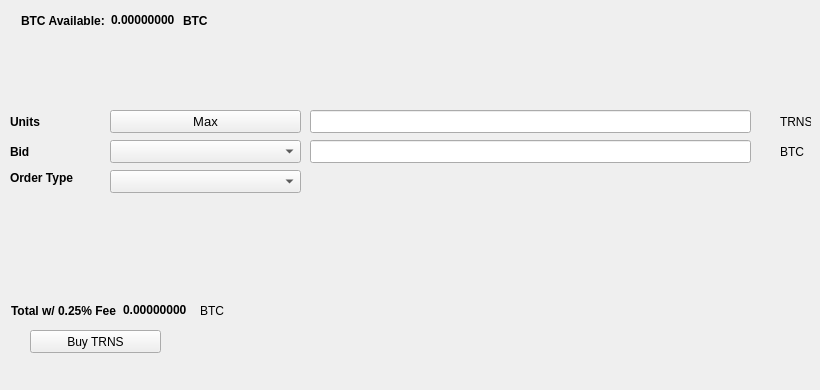
   <widget class="QWidget" name="BuyTab">
    <attribute name="title">
     <string>Buy</string>
    </attribute>
    <widget class="QPushButton" name="BuyTRNS">
     <property name="geometry">
      <rect>
       <x>30</x>
       <y>330</y>
       <width>131</width>
       <height>23</height>
      </rect>
     </property>
     <property name="text">
      <string>Buy TRNS</string>
     </property>
     <property name="icon">
      <iconset resource="../transcoin.qrc">
       <normaloff>:/icons/bitcoin</normaloff>:/icons/bitcoin</iconset>
     </property>
    </widget>
    <widget class="QLabel" name="label_3">
     <property name="geometry">
      <rect>
       <x>10</x>
       <y>110</y>
       <width>46</width>
       <height>23</height>
      </rect>
     </property>
     <property name="font">
      <font>
       <weight>75</weight>
       <bold>true</bold>
      </font>
     </property>
     <property name="text">
      <string>Units</string>
     </property>
    </widget>
    <widget class="QLineEdit" name="UnitsInput">
     <property name="geometry">
      <rect>
       <x>310</x>
       <y>110</y>
       <width>441</width>
       <height>23</height>
      </rect>
     </property>
     <property name="font">
      <font>
       <pointsize>9</pointsize>
       <weight>75</weight>
       <bold>true</bold>
      </font>
     </property>
    </widget>
    <widget class="QLineEdit" name="BuyBidPriceEdit">
     <property name="geometry">
      <rect>
       <x>310</x>
       <y>140</y>
       <width>441</width>
       <height>23</height>
      </rect>
     </property>
     <property name="font">
      <font>
       <pointsize>9</pointsize>
       <weight>75</weight>
       <bold>true</bold>
      </font>
     </property>
    </widget>
    <widget class="QLabel" name="label_4">
     <property name="geometry">
      <rect>
       <x>780</x>
       <y>110</y>
       <width>31</width>
       <height>23</height>
      </rect>
     </property>
     <property name="text">
      <string>TRNS</string>
     </property>
    </widget>
    <widget class="QLabel" name="label_5">
     <property name="geometry">
      <rect>
       <x>780</x>
       <y>140</y>
       <width>31</width>
       <height>23</height>
      </rect>
     </property>
     <property name="text">
      <string>BTC</string>
     </property>
    </widget>
    <widget class="QLabel" name="label_6">
     <property name="geometry">
      <rect>
       <x>10</x>
       <y>140</y>
       <width>46</width>
       <height>23</height>
      </rect>
     </property>
     <property name="font">
      <font>
       <weight>75</weight>
       <bold>true</bold>
      </font>
     </property>
     <property name="text">
      <string>Bid</string>
     </property>
    </widget>
    <widget class="QLabel" name="label_7">
     <property name="geometry">
      <rect>
       <x>10</x>
       <y>170</y>
       <width>91</width>
       <height>16</height>
      </rect>
     </property>
     <property name="font">
      <font>
       <weight>75</weight>
       <bold>true</bold>
      </font>
     </property>
     <property name="text">
      <string>Order Type</string>
     </property>
    </widget>
    <widget class="QPushButton" name="Buy_Max_Amount">
     <property name="geometry">
      <rect>
       <x>110</x>
       <y>110</y>
       <width>191</width>
       <height>23</height>
      </rect>
     </property>
     <property name="font">
      <font>
       <pointsize>10</pointsize>
      </font>
     </property>
     <property name="text">
      <string>Max</string>
     </property>
    </widget>
    <widget class="QComboBox" name="BuyBidcomboBox">
     <property name="geometry">
      <rect>
       <x>110</x>
       <y>140</y>
       <width>191</width>
       <height>23</height>
      </rect>
     </property>
     <property name="font">
      <font>
       <pointsize>10</pointsize>
      </font>
     </property>
    </widget>
    <widget class="QComboBox" name="buyOrdertypeCombo">
     <property name="geometry">
      <rect>
       <x>110</x>
       <y>170</y>
       <width>191</width>
       <height>23</height>
      </rect>
     </property>
     <property name="font">
      <font>
       <pointsize>10</pointsize>
      </font>
     </property>
    </widget>
    <widget class="QWidget" name="layoutWidget1">
     <property name="geometry">
      <rect>
       <x>21</x>
       <y>11</y>
       <width>227</width>
       <height>19</height>
      </rect>
     </property>
     <layout class="QHBoxLayout" name="horizontalLayout_3">
      <item>
       <widget class="QLabel" name="label232">
        <property name="font">
         <font>
          <weight>75</weight>
          <bold>true</bold>
         </font>
        </property>
        <property name="text">
         <string>BTC Available:</string>
        </property>
       </widget>
      </item>
      <item>
       <widget class="QLabel" name="BtcAvailableLbl">
        <property name="palette">
         <palette>
          <active>
           <colorrole role="WindowText">
            <brush brushstyle="SolidPattern">
             <color alpha="255">
              <red>0</red>
              <green>0</green>
              <blue>0</blue>
             </color>
            </brush>
           </colorrole>
           <colorrole role="Button">
            <brush brushstyle="SolidPattern">
             <color alpha="255">
              <red>0</red>
              <green>170</green>
              <blue>0</blue>
             </color>
            </brush>
           </colorrole>
           <colorrole role="Light">
            <brush brushstyle="SolidPattern">
             <color alpha="255">
              <red>0</red>
              <green>255</green>
              <blue>0</blue>
             </color>
            </brush>
           </colorrole>
           <colorrole role="Midlight">
            <brush brushstyle="SolidPattern">
             <color alpha="255">
              <red>0</red>
              <green>212</green>
              <blue>0</blue>
             </color>
            </brush>
           </colorrole>
           <colorrole role="Dark">
            <brush brushstyle="SolidPattern">
             <color alpha="255">
              <red>0</red>
              <green>85</green>
              <blue>0</blue>
             </color>
            </brush>
           </colorrole>
           <colorrole role="Mid">
            <brush brushstyle="SolidPattern">
             <color alpha="255">
              <red>0</red>
              <green>113</green>
              <blue>0</blue>
             </color>
            </brush>
           </colorrole>
           <colorrole role="Text">
            <brush brushstyle="SolidPattern">
             <color alpha="255">
              <red>0</red>
              <green>170</green>
              <blue>0</blue>
             </color>
            </brush>
           </colorrole>
           <colorrole role="BrightText">
            <brush brushstyle="SolidPattern">
             <color alpha="255">
              <red>255</red>
              <green>255</green>
              <blue>255</blue>
             </color>
            </brush>
           </colorrole>
           <colorrole role="ButtonText">
            <brush brushstyle="SolidPattern">
             <color alpha="255">
              <red>0</red>
              <green>0</green>
              <blue>0</blue>
             </color>
            </brush>
           </colorrole>
           <colorrole role="Base">
            <brush brushstyle="SolidPattern">
             <color alpha="255">
              <red>255</red>
              <green>255</green>
              <blue>255</blue>
             </color>
            </brush>
           </colorrole>
           <colorrole role="Window">
            <brush brushstyle="SolidPattern">
             <color alpha="255">
              <red>0</red>
              <green>170</green>
              <blue>0</blue>
             </color>
            </brush>
           </colorrole>
           <colorrole role="Shadow">
            <brush brushstyle="SolidPattern">
             <color alpha="255">
              <red>0</red>
              <green>0</green>
              <blue>0</blue>
             </color>
            </brush>
           </colorrole>
           <colorrole role="AlternateBase">
            <brush brushstyle="SolidPattern">
             <color alpha="255">
              <red>127</red>
              <green>212</green>
              <blue>127</blue>
             </color>
            </brush>
           </colorrole>
           <colorrole role="ToolTipBase">
            <brush brushstyle="SolidPattern">
             <color alpha="255">
              <red>255</red>
              <green>255</green>
              <blue>220</blue>
             </color>
            </brush>
           </colorrole>
           <colorrole role="ToolTipText">
            <brush brushstyle="SolidPattern">
             <color alpha="255">
              <red>0</red>
              <green>0</green>
              <blue>0</blue>
             </color>
            </brush>
           </colorrole>
          </active>
          <inactive>
           <colorrole role="WindowText">
            <brush brushstyle="SolidPattern">
             <color alpha="255">
              <red>0</red>
              <green>0</green>
              <blue>0</blue>
             </color>
            </brush>
           </colorrole>
           <colorrole role="Button">
            <brush brushstyle="SolidPattern">
             <color alpha="255">
              <red>0</red>
              <green>170</green>
              <blue>0</blue>
             </color>
            </brush>
           </colorrole>
           <colorrole role="Light">
            <brush brushstyle="SolidPattern">
             <color alpha="255">
              <red>0</red>
              <green>255</green>
              <blue>0</blue>
             </color>
            </brush>
           </colorrole>
           <colorrole role="Midlight">
            <brush brushstyle="SolidPattern">
             <color alpha="255">
              <red>0</red>
              <green>212</green>
              <blue>0</blue>
             </color>
            </brush>
           </colorrole>
           <colorrole role="Dark">
            <brush brushstyle="SolidPattern">
             <color alpha="255">
              <red>0</red>
              <green>85</green>
              <blue>0</blue>
             </color>
            </brush>
           </colorrole>
           <colorrole role="Mid">
            <brush brushstyle="SolidPattern">
             <color alpha="255">
              <red>0</red>
              <green>113</green>
              <blue>0</blue>
             </color>
            </brush>
           </colorrole>
           <colorrole role="Text">
            <brush brushstyle="SolidPattern">
             <color alpha="255">
              <red>0</red>
              <green>170</green>
              <blue>0</blue>
             </color>
            </brush>
           </colorrole>
           <colorrole role="BrightText">
            <brush brushstyle="SolidPattern">
             <color alpha="255">
              <red>255</red>
              <green>255</green>
              <blue>255</blue>
             </color>
            </brush>
           </colorrole>
           <colorrole role="ButtonText">
            <brush brushstyle="SolidPattern">
             <color alpha="255">
              <red>0</red>
              <green>0</green>
              <blue>0</blue>
             </color>
            </brush>
           </colorrole>
           <colorrole role="Base">
            <brush brushstyle="SolidPattern">
             <color alpha="255">
              <red>255</red>
              <green>255</green>
              <blue>255</blue>
             </color>
            </brush>
           </colorrole>
           <colorrole role="Window">
            <brush brushstyle="SolidPattern">
             <color alpha="255">
              <red>0</red>
              <green>170</green>
              <blue>0</blue>
             </color>
            </brush>
           </colorrole>
           <colorrole role="Shadow">
            <brush brushstyle="SolidPattern">
             <color alpha="255">
              <red>0</red>
              <green>0</green>
              <blue>0</blue>
             </color>
            </brush>
           </colorrole>
           <colorrole role="AlternateBase">
            <brush brushstyle="SolidPattern">
             <color alpha="255">
              <red>127</red>
              <green>212</green>
              <blue>127</blue>
             </color>
            </brush>
           </colorrole>
           <colorrole role="ToolTipBase">
            <brush brushstyle="SolidPattern">
             <color alpha="255">
              <red>255</red>
              <green>255</green>
              <blue>220</blue>
             </color>
            </brush>
           </colorrole>
           <colorrole role="ToolTipText">
            <brush brushstyle="SolidPattern">
             <color alpha="255">
              <red>0</red>
              <green>0</green>
              <blue>0</blue>
             </color>
            </brush>
           </colorrole>
          </inactive>
          <disabled>
           <colorrole role="WindowText">
            <brush brushstyle="SolidPattern">
             <color alpha="255">
              <red>0</red>
              <green>85</green>
              <blue>0</blue>
             </color>
            </brush>
           </colorrole>
           <colorrole role="Button">
            <brush brushstyle="SolidPattern">
             <color alpha="255">
              <red>0</red>
              <green>170</green>
              <blue>0</blue>
             </color>
            </brush>
           </colorrole>
           <colorrole role="Light">
            <brush brushstyle="SolidPattern">
             <color alpha="255">
              <red>0</red>
              <green>255</green>
              <blue>0</blue>
             </color>
            </brush>
           </colorrole>
           <colorrole role="Midlight">
            <brush brushstyle="SolidPattern">
             <color alpha="255">
              <red>0</red>
              <green>212</green>
              <blue>0</blue>
             </color>
            </brush>
           </colorrole>
           <colorrole role="Dark">
            <brush brushstyle="SolidPattern">
             <color alpha="255">
              <red>0</red>
              <green>85</green>
              <blue>0</blue>
             </color>
            </brush>
           </colorrole>
           <colorrole role="Mid">
            <brush brushstyle="SolidPattern">
             <color alpha="255">
              <red>0</red>
              <green>113</green>
              <blue>0</blue>
             </color>
            </brush>
           </colorrole>
           <colorrole role="Text">
            <brush brushstyle="SolidPattern">
             <color alpha="255">
              <red>0</red>
              <green>85</green>
              <blue>0</blue>
             </color>
            </brush>
           </colorrole>
           <colorrole role="BrightText">
            <brush brushstyle="SolidPattern">
             <color alpha="255">
              <red>255</red>
              <green>255</green>
              <blue>255</blue>
             </color>
            </brush>
           </colorrole>
           <colorrole role="ButtonText">
            <brush brushstyle="SolidPattern">
             <color alpha="255">
              <red>0</red>
              <green>85</green>
              <blue>0</blue>
             </color>
            </brush>
           </colorrole>
           <colorrole role="Base">
            <brush brushstyle="SolidPattern">
             <color alpha="255">
              <red>0</red>
              <green>170</green>
              <blue>0</blue>
             </color>
            </brush>
           </colorrole>
           <colorrole role="Window">
            <brush brushstyle="SolidPattern">
             <color alpha="255">
              <red>0</red>
              <green>170</green>
              <blue>0</blue>
             </color>
            </brush>
           </colorrole>
           <colorrole role="Shadow">
            <brush brushstyle="SolidPattern">
             <color alpha="255">
              <red>0</red>
              <green>0</green>
              <blue>0</blue>
             </color>
            </brush>
           </colorrole>
           <colorrole role="AlternateBase">
            <brush brushstyle="SolidPattern">
             <color alpha="255">
              <red>0</red>
              <green>170</green>
              <blue>0</blue>
             </color>
            </brush>
           </colorrole>
           <colorrole role="ToolTipBase">
            <brush brushstyle="SolidPattern">
             <color alpha="255">
              <red>255</red>
              <green>255</green>
              <blue>220</blue>
             </color>
            </brush>
           </colorrole>
           <colorrole role="ToolTipText">
            <brush brushstyle="SolidPattern">
             <color alpha="255">
              <red>0</red>
              <green>0</green>
              <blue>0</blue>
             </color>
            </brush>
           </colorrole>
          </disabled>
         </palette>
        </property>
        <property name="font">
         <font>
          <weight>75</weight>
          <bold>true</bold>
         </font>
        </property>
        <property name="text">
         <string>0.00000000</string>
        </property>
        <property name="textInteractionFlags">
         <set>Qt::LinksAccessibleByMouse|Qt::TextSelectableByKeyboard|Qt::TextSelectableByMouse</set>
        </property>
       </widget>
      </item>
      <item>
       <widget class="QLabel" name="BtcAvailableLbl_2">
        <property name="font">
         <font>
          <weight>75</weight>
          <bold>true</bold>
         </font>
        </property>
        <property name="text">
         <string>BTC</string>
        </property>
       </widget>
      </item>
     </layout>
    </widget>
    <widget class="QWidget" name="layoutWidge2">
     <property name="geometry">
      <rect>
       <x>11</x>
       <y>301</y>
       <width>259</width>
       <height>19</height>
      </rect>
     </property>
     <layout class="QHBoxLayout" name="horizontalLayout_4">
      <item>
       <widget class="QLabel" name="label_9">
        <property name="font">
         <font>
          <weight>75</weight>
          <bold>true</bold>
         </font>
        </property>
        <property name="text">
         <string>Total w/ 0.25% Fee</string>
        </property>
       </widget>
      </item>
      <item>
       <widget class="QLabel" name="BuyCostLabel">
        <property name="palette">
         <palette>
          <active>
           <colorrole role="WindowText">
            <brush brushstyle="SolidPattern">
             <color alpha="255">
              <red>0</red>
              <green>0</green>
              <blue>0</blue>
             </color>
            </brush>
           </colorrole>
           <colorrole role="Button">
            <brush brushstyle="SolidPattern">
             <color alpha="255">
              <red>0</red>
              <green>170</green>
              <blue>0</blue>
             </color>
            </brush>
           </colorrole>
           <colorrole role="Light">
            <brush brushstyle="SolidPattern">
             <color alpha="255">
              <red>0</red>
              <green>255</green>
              <blue>0</blue>
             </color>
            </brush>
           </colorrole>
           <colorrole role="Midlight">
            <brush brushstyle="SolidPattern">
             <color alpha="255">
              <red>0</red>
              <green>212</green>
              <blue>0</blue>
             </color>
            </brush>
           </colorrole>
           <colorrole role="Dark">
            <brush brushstyle="SolidPattern">
             <color alpha="255">
              <red>0</red>
              <green>85</green>
              <blue>0</blue>
             </color>
            </brush>
           </colorrole>
           <colorrole role="Mid">
            <brush brushstyle="SolidPattern">
             <color alpha="255">
              <red>0</red>
              <green>113</green>
              <blue>0</blue>
             </color>
            </brush>
           </colorrole>
           <colorrole role="Text">
            <brush brushstyle="SolidPattern">
             <color alpha="255">
              <red>0</red>
              <green>170</green>
              <blue>0</blue>
             </color>
            </brush>
           </colorrole>
           <colorrole role="BrightText">
            <brush brushstyle="SolidPattern">
             <color alpha="255">
              <red>255</red>
              <green>255</green>
              <blue>255</blue>
             </color>
            </brush>
           </colorrole>
           <colorrole role="ButtonText">
            <brush brushstyle="SolidPattern">
             <color alpha="255">
              <red>0</red>
              <green>0</green>
              <blue>0</blue>
             </color>
            </brush>
           </colorrole>
           <colorrole role="Base">
            <brush brushstyle="SolidPattern">
             <color alpha="255">
              <red>255</red>
              <green>255</green>
              <blue>255</blue>
             </color>
            </brush>
           </colorrole>
           <colorrole role="Window">
            <brush brushstyle="SolidPattern">
             <color alpha="255">
              <red>0</red>
              <green>170</green>
              <blue>0</blue>
             </color>
            </brush>
           </colorrole>
           <colorrole role="Shadow">
            <brush brushstyle="SolidPattern">
             <color alpha="255">
              <red>0</red>
              <green>0</green>
              <blue>0</blue>
             </color>
            </brush>
           </colorrole>
           <colorrole role="AlternateBase">
            <brush brushstyle="SolidPattern">
             <color alpha="255">
              <red>127</red>
              <green>212</green>
              <blue>127</blue>
             </color>
            </brush>
           </colorrole>
           <colorrole role="ToolTipBase">
            <brush brushstyle="SolidPattern">
             <color alpha="255">
              <red>255</red>
              <green>255</green>
              <blue>220</blue>
             </color>
            </brush>
           </colorrole>
           <colorrole role="ToolTipText">
            <brush brushstyle="SolidPattern">
             <color alpha="255">
              <red>0</red>
              <green>0</green>
              <blue>0</blue>
             </color>
            </brush>
           </colorrole>
          </active>
          <inactive>
           <colorrole role="WindowText">
            <brush brushstyle="SolidPattern">
             <color alpha="255">
              <red>0</red>
              <green>0</green>
              <blue>0</blue>
             </color>
            </brush>
           </colorrole>
           <colorrole role="Button">
            <brush brushstyle="SolidPattern">
             <color alpha="255">
              <red>0</red>
              <green>170</green>
              <blue>0</blue>
             </color>
            </brush>
           </colorrole>
           <colorrole role="Light">
            <brush brushstyle="SolidPattern">
             <color alpha="255">
              <red>0</red>
              <green>255</green>
              <blue>0</blue>
             </color>
            </brush>
           </colorrole>
           <colorrole role="Midlight">
            <brush brushstyle="SolidPattern">
             <color alpha="255">
              <red>0</red>
              <green>212</green>
              <blue>0</blue>
             </color>
            </brush>
           </colorrole>
           <colorrole role="Dark">
            <brush brushstyle="SolidPattern">
             <color alpha="255">
              <red>0</red>
              <green>85</green>
              <blue>0</blue>
             </color>
            </brush>
           </colorrole>
           <colorrole role="Mid">
            <brush brushstyle="SolidPattern">
             <color alpha="255">
              <red>0</red>
              <green>113</green>
              <blue>0</blue>
             </color>
            </brush>
           </colorrole>
           <colorrole role="Text">
            <brush brushstyle="SolidPattern">
             <color alpha="255">
              <red>0</red>
              <green>170</green>
              <blue>0</blue>
             </color>
            </brush>
           </colorrole>
           <colorrole role="BrightText">
            <brush brushstyle="SolidPattern">
             <color alpha="255">
              <red>255</red>
              <green>255</green>
              <blue>255</blue>
             </color>
            </brush>
           </colorrole>
           <colorrole role="ButtonText">
            <brush brushstyle="SolidPattern">
             <color alpha="255">
              <red>0</red>
              <green>0</green>
              <blue>0</blue>
             </color>
            </brush>
           </colorrole>
           <colorrole role="Base">
            <brush brushstyle="SolidPattern">
             <color alpha="255">
              <red>255</red>
              <green>255</green>
              <blue>255</blue>
             </color>
            </brush>
           </colorrole>
           <colorrole role="Window">
            <brush brushstyle="SolidPattern">
             <color alpha="255">
              <red>0</red>
              <green>170</green>
              <blue>0</blue>
             </color>
            </brush>
           </colorrole>
           <colorrole role="Shadow">
            <brush brushstyle="SolidPattern">
             <color alpha="255">
              <red>0</red>
              <green>0</green>
              <blue>0</blue>
             </color>
            </brush>
           </colorrole>
           <colorrole role="AlternateBase">
            <brush brushstyle="SolidPattern">
             <color alpha="255">
              <red>127</red>
              <green>212</green>
              <blue>127</blue>
             </color>
            </brush>
           </colorrole>
           <colorrole role="ToolTipBase">
            <brush brushstyle="SolidPattern">
             <color alpha="255">
              <red>255</red>
              <green>255</green>
              <blue>220</blue>
             </color>
            </brush>
           </colorrole>
           <colorrole role="ToolTipText">
            <brush brushstyle="SolidPattern">
             <color alpha="255">
              <red>0</red>
              <green>0</green>
              <blue>0</blue>
             </color>
            </brush>
           </colorrole>
          </inactive>
          <disabled>
           <colorrole role="WindowText">
            <brush brushstyle="SolidPattern">
             <color alpha="255">
              <red>0</red>
              <green>85</green>
              <blue>0</blue>
             </color>
            </brush>
           </colorrole>
           <colorrole role="Button">
            <brush brushstyle="SolidPattern">
             <color alpha="255">
              <red>0</red>
              <green>170</green>
              <blue>0</blue>
             </color>
            </brush>
           </colorrole>
           <colorrole role="Light">
            <brush brushstyle="SolidPattern">
             <color alpha="255">
              <red>0</red>
              <green>255</green>
              <blue>0</blue>
             </color>
            </brush>
           </colorrole>
           <colorrole role="Midlight">
            <brush brushstyle="SolidPattern">
             <color alpha="255">
              <red>0</red>
              <green>212</green>
              <blue>0</blue>
             </color>
            </brush>
           </colorrole>
           <colorrole role="Dark">
            <brush brushstyle="SolidPattern">
             <color alpha="255">
              <red>0</red>
              <green>85</green>
              <blue>0</blue>
             </color>
            </brush>
           </colorrole>
           <colorrole role="Mid">
            <brush brushstyle="SolidPattern">
             <color alpha="255">
              <red>0</red>
              <green>113</green>
              <blue>0</blue>
             </color>
            </brush>
           </colorrole>
           <colorrole role="Text">
            <brush brushstyle="SolidPattern">
             <color alpha="255">
              <red>0</red>
              <green>85</green>
              <blue>0</blue>
             </color>
            </brush>
           </colorrole>
           <colorrole role="BrightText">
            <brush brushstyle="SolidPattern">
             <color alpha="255">
              <red>255</red>
              <green>255</green>
              <blue>255</blue>
             </color>
            </brush>
           </colorrole>
           <colorrole role="ButtonText">
            <brush brushstyle="SolidPattern">
             <color alpha="255">
              <red>0</red>
              <green>85</green>
              <blue>0</blue>
             </color>
            </brush>
           </colorrole>
           <colorrole role="Base">
            <brush brushstyle="SolidPattern">
             <color alpha="255">
              <red>0</red>
              <green>170</green>
              <blue>0</blue>
             </color>
            </brush>
           </colorrole>
           <colorrole role="Window">
            <brush brushstyle="SolidPattern">
             <color alpha="255">
              <red>0</red>
              <green>170</green>
              <blue>0</blue>
             </color>
            </brush>
           </colorrole>
           <colorrole role="Shadow">
            <brush brushstyle="SolidPattern">
             <color alpha="255">
              <red>0</red>
              <green>0</green>
              <blue>0</blue>
             </color>
            </brush>
           </colorrole>
           <colorrole role="AlternateBase">
            <brush brushstyle="SolidPattern">
             <color alpha="255">
              <red>0</red>
              <green>170</green>
              <blue>0</blue>
             </color>
            </brush>
           </colorrole>
           <colorrole role="ToolTipBase">
            <brush brushstyle="SolidPattern">
             <color alpha="255">
              <red>255</red>
              <green>255</green>
              <blue>220</blue>
             </color>
            </brush>
           </colorrole>
           <colorrole role="ToolTipText">
            <brush brushstyle="SolidPattern">
             <color alpha="255">
              <red>0</red>
              <green>0</green>
              <blue>0</blue>
             </color>
            </brush>
           </colorrole>
          </disabled>
         </palette>
        </property>
        <property name="font">
         <font>
          <weight>75</weight>
          <bold>true</bold>
         </font>
        </property>
        <property name="autoFillBackground">
         <bool>false</bool>
        </property>
        <property name="text">
         <string>0.00000000</string>
        </property>
        <property name="textInteractionFlags">
         <set>Qt::LinksAccessibleByMouse|Qt::TextSelectableByMouse</set>
        </property>
       </widget>
      </item>
      <item>
       <widget class="QLabel" name="label_10">
        <property name="font">
         <font>
          <weight>50</weight>
          <bold>false</bold>
         </font>
        </property>
        <property name="text">
         <string>BTC</string>
        </property>
       </widget>
      </item>
     </layout>
    </widget>
    <widget class="QLabel" name="label_24">
     <property name="geometry">
      <rect>
       <x>460</x>
       <y>300</y>
       <width>281</width>
       <height>81</height>
      </rect>
     </property>
     <property name="text">
      <string/>
     </property>
     <property name="pixmap">
      <pixmap>:/images/bittrex</pixmap>
     </property>
    </widget>
   </widget>
